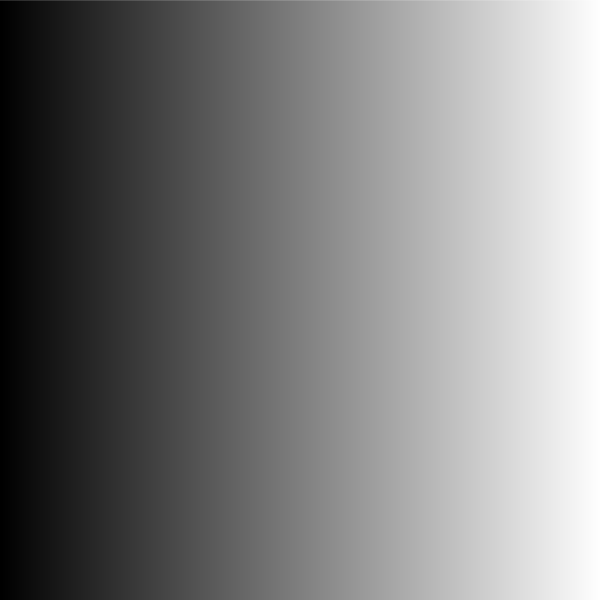
Frame 1 (no input)
Frame 60 (the mouse pressed at the canvas centre just before this capture): identical to frame 1, image omitted
Frame 120 (the mouse held since frame 60 and released just before this capture): identical to frame 1, image omitted

The Processing sketch that drew this single still picture (run headless with seeded random() and noise(); from frame 60 on, the mouse is pressed at the canvas centre):

// Processing sketch: processing_129145
// ── processing_129145.pde

int a = 0;
float b = 0;

void setup () {
  size(600, 600);
  background(255);
}

void draw () {
  while (a < 600) {
    stroke(b);
    line(a, 0, a, 600);
    a=a+1;
    b=b+(.425);
  }
}
